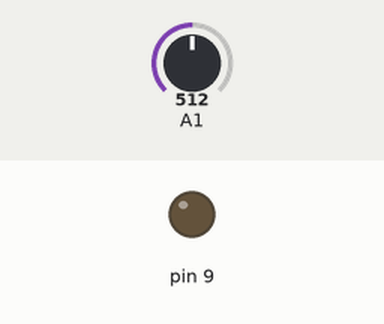
Bench run of a sketch on a simulated Arduino Uno, built with avr-gcc and run on an emulated ATmega328P. On the bench: output pins drawn as LEDs (lit = HIGH). Inputs (shaded band) come from the test bench; at power-on: A1 = 512.

Above: at 1.2 s.
1.3 s: A1 set to 484
At 2.0 s:
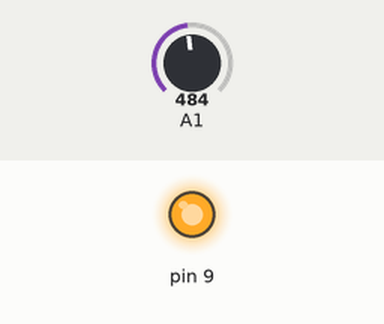
2.8 s: A1 set to 511
At 3.1 s:
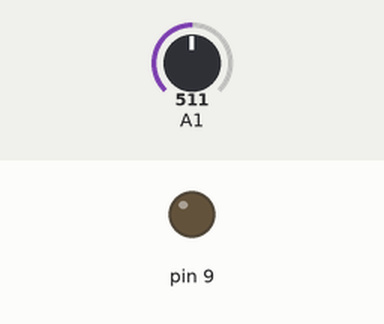
4.3 s: A1 set to 306
At 5.5 s:
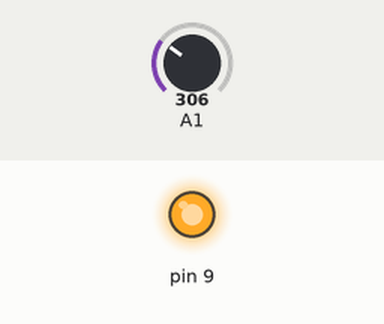
Timing chart, 0 to 7.3 s (numbered marks = the images above; inputs shaded):
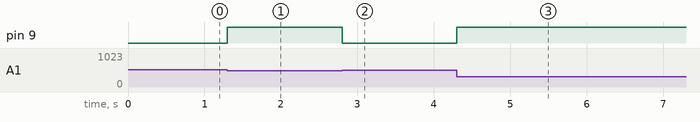

Measured:
- the behaviour switches between 502 and 501 on A1 (found by bisection; images 0 and 1)
- after the input at 1.3 s, pin 9: LOW → HIGH at once
- after the input at 2.8 s, pin 9: HIGH → LOW at once
- after the input at 4.3 s, pin 9: LOW → HIGH at once

The sketch:

SIK_Night_Light.ino
```cpp
//set global variables

//set val is the ambient light reading from light sensor
int setVal;

//set sensitivity level of the light sensor
int sensitivity = 10;

//setup runs once
void setup()
{
 //set pin 9 to output
 pinMode(9,OUTPUT);
 //set setVal to the initial reading from light sensor on pin A1
 setVal = analogRead(A1);
}

void loop()
{
 //create a local variable called currentVal which is the live reading of the light sensor
 int currentVal = analogRead(A1);

//if the currentVal is less than the initial val give or take a bit
 if(currentVal < setVal - sensitivity )
 {
 //turn on the LED on pin 9
  digitalWrite(9,HIGH);
 }

//if its not less than initial value
else
 {
 //turn off the LED on pin 9
 digitalWrite(9,LOW);
 }
}
```
